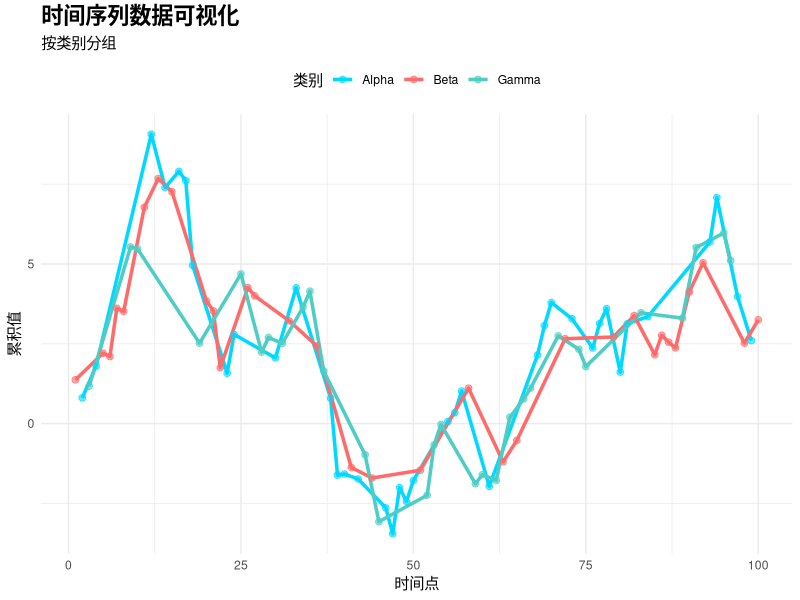
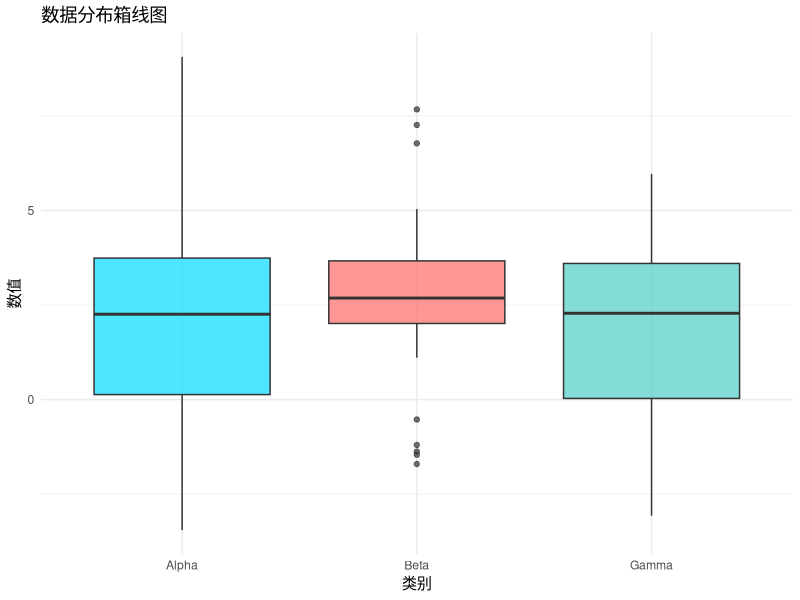

The R source for these figures, in order:
## ---- chunk 1
knitr::opts_chunk$set(echo = TRUE, message = FALSE, warning = FALSE)
## ---- chunk 2
library(ggplot2)
library(dplyr)
library(tidyr)
library(knitr)
## ---- chunk 3
set.seed(42)

df <- data.frame(
  x = 1:100,
  y = cumsum(rnorm(100)),
  category = sample(c('Alpha', 'Beta', 'Gamma'), 100, replace = TRUE)
)

head(df) %>% kable(caption = "数据预览")
## ---- chunk 4
df %>%
  group_by(category) %>%
  summarise(
    均值 = mean(y),
    标准差 = sd(y),
    最大值 = max(y),
    最小值 = min(y)
  ) %>%
  kable(digits = 2, caption = "分类统计摘要")
## ---- chunk 5
ggplot(df, aes(x = x, y = y, color = category)) +
  geom_line(size = 1.2) +
  geom_point(size = 2, alpha = 0.6) +
  scale_color_manual(values = c('#00D9FF', '#FF6B6B', '#4ECDC4')) +
  theme_minimal() +
  labs(
    title = "时间序列数据可视化",
    subtitle = "按类别分组",
    x = "时间点",
    y = "累积值",
    color = "类别"
  ) +
  theme(
    plot.title = element_text(size = 16, face = "bold"),
    legend.position = "top"
  )
## ---- chunk 6
ggplot(df, aes(x = category, y = y, fill = category)) +
  geom_boxplot(alpha = 0.7) +
  scale_fill_manual(values = c('#00D9FF', '#FF6B6B', '#4ECDC4')) +
  theme_minimal() +
  labs(
    title = "数据分布箱线图",
    x = "类别",
    y = "数值"
  ) +
  theme(legend.position = "none")
